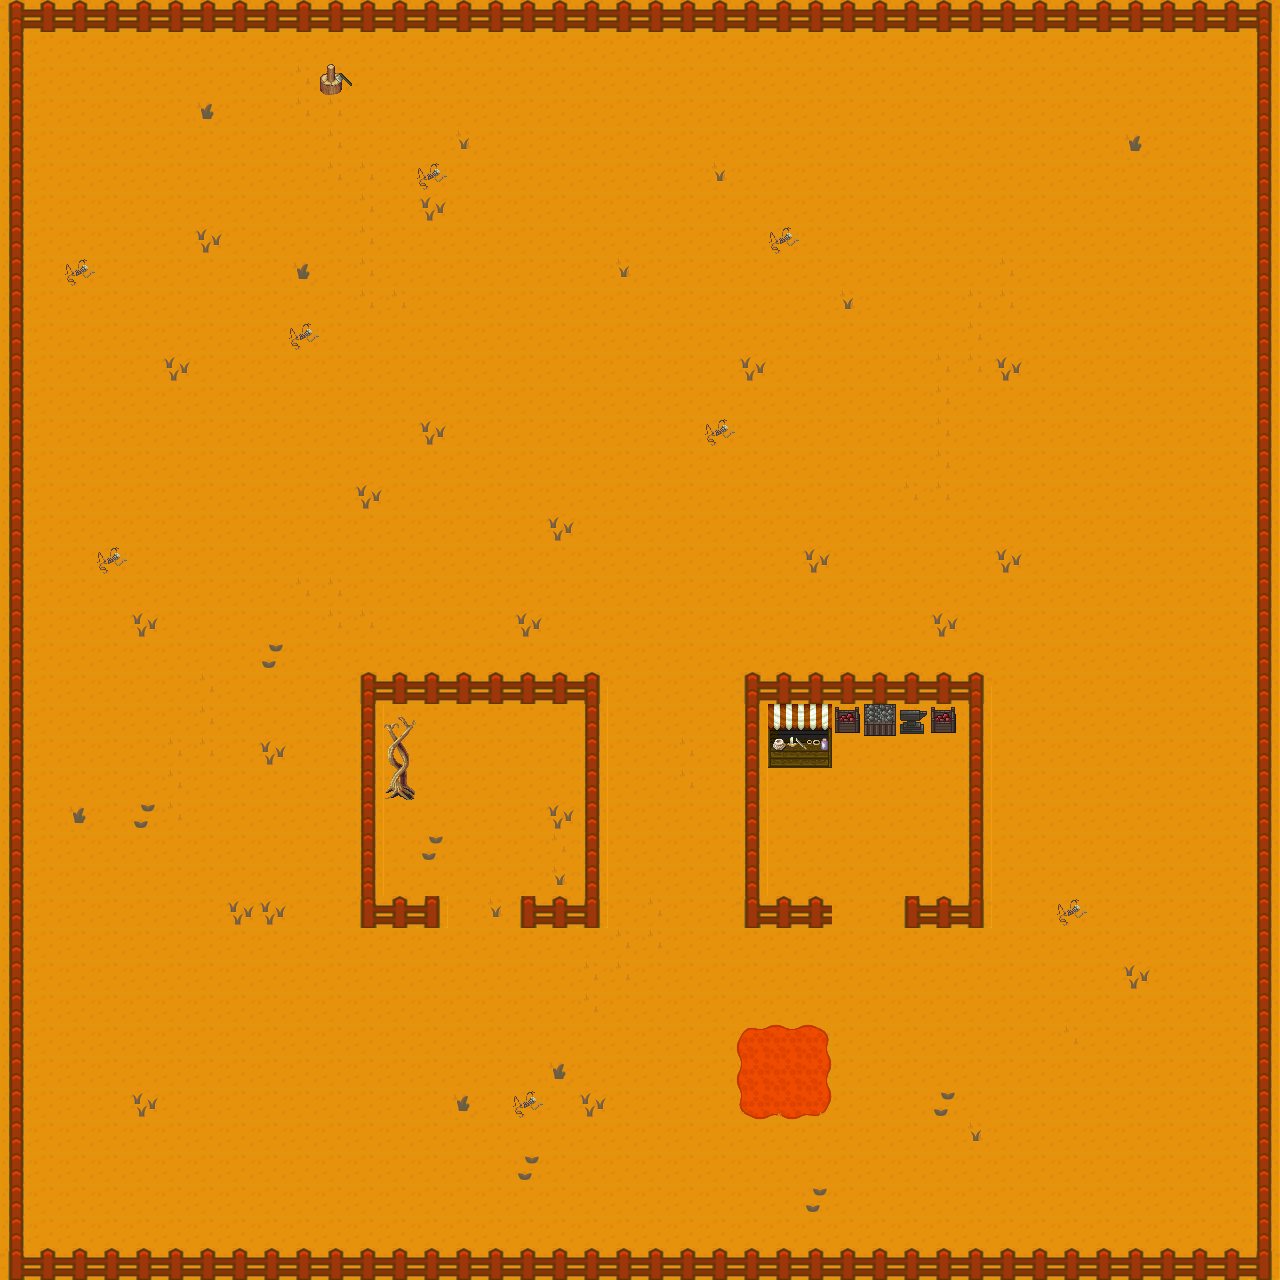

This is a level from a 2D game, rendered from its Tiled map with the project's own tilesets. A one-line summary and the map file follow, with tile-layer data summarised:
An orthogonal 40x40 tile map with 32x32 px tiles, 2 tile layers (Tile Layer 1, Tile Layer 2), 4 tilesets and 104 objects.

<map version="1.2" tiledversion="1.2.5" orientation="orthogonal" renderorder="right-down" width="40" height="40" tilewidth="32" tileheight="32" infinite="0" nextlayerid="4" nextobjectid="146">
 <tileset firstgid="1" name="adventure-tiles" tilewidth="32" tileheight="32" tilecount="40" columns="10">
  <image source="adventure-tiles.png" width="320" height="128" />
 </tileset>
 <tileset firstgid="41" name="object-tiles" tilewidth="32" tileheight="32" tilecount="8" columns="8">
  <image source="object-tiles.png" width="256" height="32" />
  <tile id="0">
   <properties>
    <property name="name" value="Bush" />
   </properties>
  </tile>
  <tile id="1">
   <properties>
    <property name="name" value="Rock" />
   </properties>
  </tile>
  <tile id="2">
   <properties>
    <property name="name" value="Coin" />
   </properties>
  </tile>
  <tile id="3">
   <properties>
    <property name="name" value="Treasure" />
   </properties>
  </tile>
  <tile id="4">
   <properties>
    <property name="name" value="Flyer" />
   </properties>
  </tile>
  <tile id="5">
   <properties>
    <property name="id" value="default" />
    <property name="name" value="NPC" />
    <property name="text" value="Hello, world!" />
   </properties>
  </tile>
  <tile id="6">
   <properties>
    <property name="name" value="ShopHeart" />
   </properties>
  </tile>
  <tile id="7">
   <properties>
    <property name="name" value="ShopArrow" />
   </properties>
  </tile>
 </tileset>
 <tileset firstgid="49" name="adventure-tiles1" tilewidth="32" tileheight="32" tilecount="40" columns="10">
  <image source="adventure-tiles1.png" width="320" height="128" />
 </tileset>
 <tileset firstgid="89" name="Castle2(1)" tilewidth="32" tileheight="32" tilecount="256" columns="16">
  <image source="Castle2(1).png" width="512" height="512" />
 </tileset>
 <layer id="1" name="Tile Layer 1" width="40" height="40">
  <data>[1600 cells, 1600 non-empty, 23 distinct tile ids]</data>
 </layer>
 <layer id="3" name="Tile Layer 2" width="40" height="40">
  <data>[1600 cells, 20 non-empty, 12 distinct tile ids]</data>
 </layer>
 <objectgroup id="2" name="Object Layer 1">
  <object id="1" x="0" y="0" width="1280" height="32">
   <properties>
    <property name="name" value="Solid" />
   </properties>
  </object>
  <object id="3" x="0" y="32" width="32" height="1248">
   <properties>
    <property name="name" value="Solid" />
   </properties>
  </object>
  <object id="4" x="1248" y="32" width="32" height="1248">
   <properties>
    <property name="name" value="Solid" />
   </properties>
  </object>
  <object id="5" x="32" y="1248" width="1216" height="32">
   <properties>
    <property name="name" value="Solid" />
   </properties>
  </object>
  <object id="6" x="640" y="1088" width="32" height="32">
   <properties>
    <property name="name" value="start" />
   </properties>
  </object>
  <object id="23" gid="46" x="464" y="928" width="32" height="32">
   <properties>
    <property name="id" value="Gatekeeper" />
    <property name="text" value="Hello, world!" />
   </properties>
  </object>
  <object id="24" gid="47" x="800" y="832" width="32" height="32" />
  <object id="25" gid="48" x="896" y="832" width="32" height="32" />
  <object id="26" gid="46" x="845.333" y="774.667" width="32" height="32">
   <properties>
    <property name="id" value="Shopkeeper" />
    <property name="text">1 Heart for 3 Coins! 
 3 Angels for 4 Coins!</property>
   </properties>
  </object>
  <object id="30" gid="44" x="464.667" y="785.333" width="32" height="32" />
  <object id="36" gid="41" x="320" y="960" width="32" height="32" />
  <object id="37" gid="41" x="288" y="992" width="32" height="32" />
  <object id="38" gid="41" x="288" y="1024" width="32" height="32" />
  <object id="39" gid="41" x="288" y="1056" width="32" height="32" />
  <object id="40" gid="42" x="288" y="1088" width="32" height="32" />
  <object id="41" gid="42" x="320" y="1184" width="32" height="32" />
  <object id="43" gid="42" x="1024" y="1056" width="32" height="32" />
  <object id="44" gid="42" x="1056" y="1184" width="32" height="32" />
  <object id="45" gid="42" x="992" y="1216" width="32" height="32" />
  <object id="46" gid="41" x="992" y="960" width="32" height="32" />
  <object id="47" gid="41" x="1056" y="1152" width="32" height="32" />
  <object id="48" gid="41" x="992" y="992" width="32" height="32" />
  <object id="49" gid="41" x="1024" y="1024" width="32" height="32" />
  <object id="50" gid="41" x="1056" y="1088" width="32" height="32" />
  <object id="51" gid="41" x="1056" y="1120" width="32" height="32" />
  <object id="52" gid="41" x="1024" y="1216" width="32" height="32" />
  <object id="53" gid="41" x="1056" y="1056" width="32" height="32" />
  <object id="54" gid="41" x="1024" y="1088" width="32" height="32" />
  <object id="55" gid="41" x="992" y="1024" width="32" height="32" />
  <object id="56" gid="41" x="1056" y="800" width="32" height="32" />
  <object id="57" gid="41" x="992" y="1248" width="32" height="32" />
  <object id="59" gid="41" x="1024" y="1184" width="32" height="32" />
  <object id="60" gid="41" x="288" y="1120" width="32" height="32" />
  <object id="61" gid="41" x="320" y="992" width="32" height="32" />
  <object id="62" gid="41" x="352" y="960" width="32" height="32" />
  <object id="63" gid="41" x="960" y="960" width="32" height="32" />
  <object id="64" gid="41" x="320" y="1152" width="32" height="32" />
  <object id="65" gid="41" x="288" y="1152" width="32" height="32" />
  <object id="66" gid="41" x="288" y="1184" width="32" height="32" />
  <object id="67" gid="41" x="288" y="1216" width="32" height="32" />
  <object id="68" gid="41" x="320" y="1216" width="32" height="32" />
  <object id="69" gid="41" x="320" y="1248" width="32" height="32" />
  <object id="71" gid="41" x="576" y="672" width="32" height="32" />
  <object id="72" gid="41" x="608" y="672" width="32" height="32" />
  <object id="73" gid="41" x="672" y="640" width="32" height="32" />
  <object id="74" gid="41" x="704" y="672" width="32" height="32" />
  <object id="75" x="736" y="672" width="256" height="32">
   <properties>
    <property name="name" value="Solid" />
   </properties>
  </object>
  <object id="78" x="352" y="672" width="256" height="32">
   <properties>
    <property name="name" value="Solid" />
   </properties>
  </object>
  <object id="79" x="352" y="896" width="96" height="32">
   <properties>
    <property name="name" value="Solid" />
   </properties>
  </object>
  <object id="80" x="512" y="896" width="96" height="32">
   <properties>
    <property name="name" value="Solid" />
   </properties>
  </object>
  <object id="81" x="736" y="896" width="96" height="32">
   <properties>
    <property name="name" value="Solid" />
   </properties>
  </object>
  <object id="82" x="896" y="896" width="96" height="32">
   <properties>
    <property name="name" value="Solid" />
   </properties>
  </object>
  <object id="83" x="960" y="704" width="32" height="192">
   <properties>
    <property name="name" value="Solid" />
   </properties>
  </object>
  <object id="84" x="736" y="704" width="32" height="192">
   <properties>
    <property name="name" value="Solid" />
   </properties>
  </object>
  <object id="85" x="572" y="705" width="41" height="192">
   <properties>
    <property name="name" value="Solid" />
   </properties>
  </object>
  <object id="86" x="352" y="704" width="32" height="192">
   <properties>
    <property name="name" value="Solid" />
   </properties>
  </object>
  <object id="87" gid="45" x="192" y="1088" width="32" height="32" />
  <object id="88" gid="45" x="480" y="640" width="32" height="32" />
  <object id="89" gid="45" x="288" y="832" width="32" height="32" />
  <object id="90" gid="45" x="1088" y="928" width="32" height="32" />
  </objectgroup>
</map>
<!-- 44 of 104 objects omitted -->
